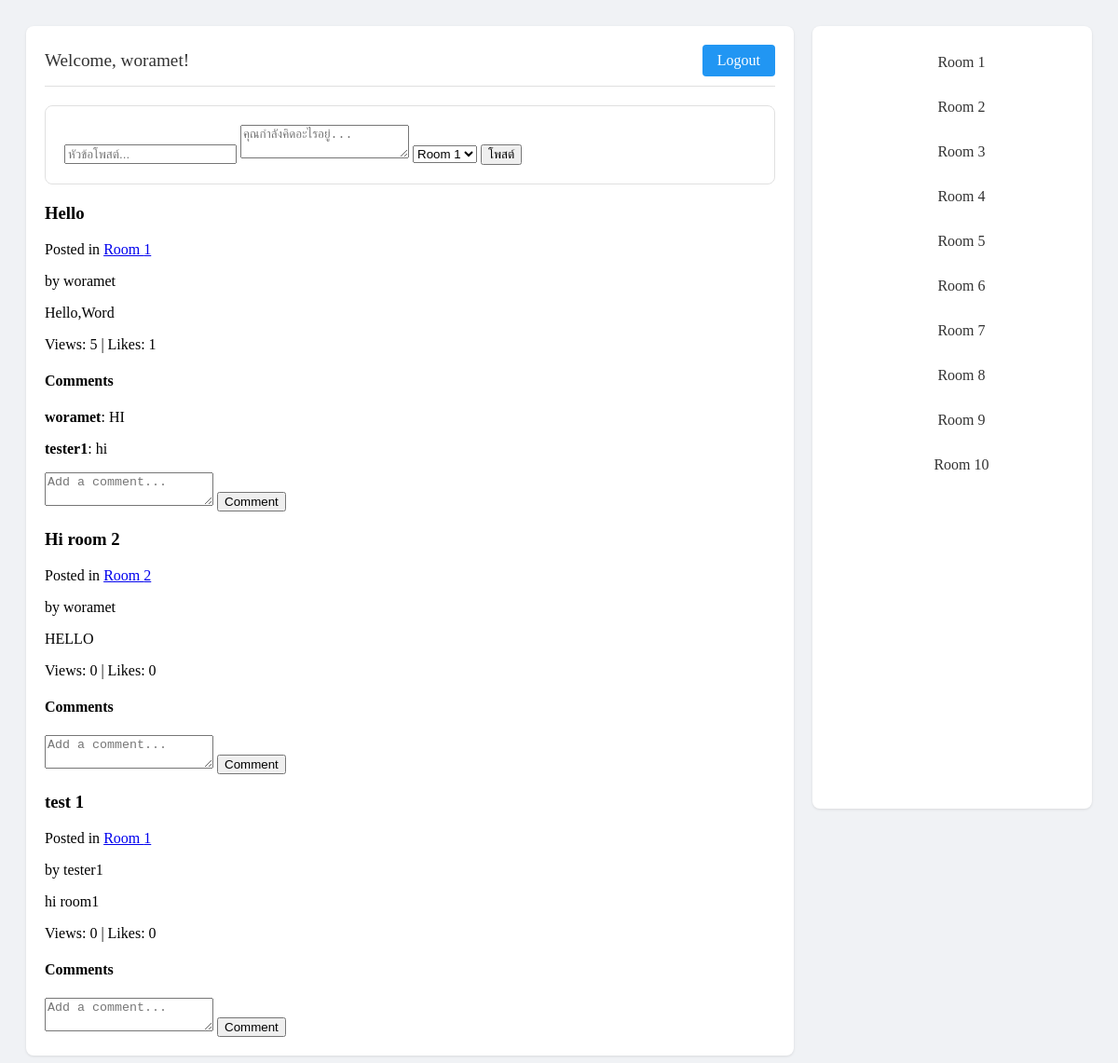
Screenshot of / (signed in) with the database file from the repository.
### models.py (models this page shows, shortened)
class User(UserMixin, db.Model):
    __tablename__ = "user"
    __table_args__ = {"extend_existing": True}
    id = db.Column(db.Integer, primary_key=True)
    username = db.Column(db.String(80), unique=True, nullable=False)
    email = db.Column(db.String(120), unique=True, nullable=False)
    password = db.Column(db.String(120), nullable=False)

class Post(db.Model):
    id = db.Column(db.Integer, primary_key=True)
    content = db.Column(db.Text, nullable=False)
    timestamp = db.Column(db.DateTime, default=datetime.utcnow)
    user_id = db.Column(db.Integer, db.ForeignKey("user.id"), nullable=False)
    room_number = db.Column(db.Integer, nullable=False)
    title = db.Column(db.String(200))
    view_count = db.Column(db.Integer, default=0)
    like_count = db.Column(db.Integer, default=0)
    author = db.relationship("User", backref="posts")
    likes = db.relationship("Like", backref="post", lazy="dynamic")
    comments = db.relationship("Comment", backref="post", lazy=True)

class Comment(db.Model):
    id = db.Column(db.Integer, primary_key=True)
    content = db.Column(db.Text, nullable=False)
    timestamp = db.Column(db.DateTime, default=datetime.utcnow)
    user_id = db.Column(db.Integer, db.ForeignKey("user.id"), nullable=False)
    post_id = db.Column(db.Integer, db.ForeignKey("post.id"), nullable=False)
    author = db.relationship("User", backref="comments")

### routes.py (the view)
    @app.route("/")
    def home():
        posts = Post.query.all()  # ดึงโพสต์ทั้งหมดจากฐานข้อมูล
        return render_template("home.html", posts=posts)

### app.py (called while the page is built)
@login_manager.user_loader
def load_user(user_id):
    with app.app_context():
        return db.session.get(User, int(user_id))

### templates/home.html (shortened to what this page needs)
<!DOCTYPE html>
<html lang="en">
<head>
    <link rel="stylesheet" href="https://cdn.jsdelivr.net/npm/@picocss/pico@1/css/pico.min.css">
</head>
<body>
    <div class="container">
        <main class="main-content">
            <div class="header-section">
                <div class="welcome-text">
                    {% if current_user.is_authenticated %}
                    Welcome, {{ current_user.username }}!
                    {% endif %}
                </div>
                <a href="{{ url_for('logout') }}" class="logout-btn">Logout</a>
            </div>
            <div class="post-box">
                <form method="POST" action="{{ url_for('create_post') }}">
                    <input type="text" name="title" placeholder="หัวข้อโพสต์..." required>
                    <textarea name="content" placeholder="คุณกำลังคิดอะไรอยู่..." required></textarea>
                    <select name="room_number" required>
                        {% for i in range(1, 10) %}
                        <option value="{{ i }}">Room {{ i }}</option>
                        {% endfor %}
                    </select>
                    <button type="submit">โพสต์</button>
                </form>
            </div>
            {% for post in posts %}
            <article>
                <header>
                    <h3>{{ post.title }}</h3>
                    <p>Posted in <a href="{{ url_for('page', number=post.room_number) }}">Room {{ post.room_number
                            }}</a></p>
                    <p>by {{ post.author.username }}</p>
                </header>
                <p>{{ post.content }}</p>
                <footer>
                    <p>Views: {{ post.view_count }} | Likes: {{ post.like_count }}</p>
                </footer>
                <section>
                    <h4>Comments</h4>
                    {% for comment in post.comments %}
                    <div>
                        <p><strong>{{ comment.author.username }}</strong>: {{ comment.content }}</p>
                    </div>
                    {% endfor %}
                    <form method="POST" action="{{ url_for('comment_post', post_id=post.id) }}">
                        <textarea name="content" placeholder="Add a comment..." required></textarea>
                        <button type="submit">Comment</button>
                    </form>
                </section>
            </article>
            {% endfor %}
        </main>
        <nav class="nav-sidebar">
            {% for i in range(1, 11) %}
            <a href="{{ url_for('page', number=i) }}">Room {{ i }}</a>
            {% endfor %}
        </nav>
    </div>
</body>
</html>

### templates/home.html (style rules this page uses)
:root { --primary-color: #2196F3; --secondary-color: #f5f5f5; }
body { background: #f0f2f5; min-height: 100vh; }
.container { max-width: 1200px; margin: 0 auto; padding: 20px; display: grid; grid-template-columns: 1fr 300px; gap: 20px; min-height: 100vh; }
.main-content { background: white; padding: 20px; border-radius: 8px; box-shadow: 0 1px 3px rgba(0, 0, 0, 0.1); overflow-y: auto; }
.post-box { border: 1px solid #e0e0e0; padding: 20px; margin-bottom: 20px; border-radius: 8px; }
.nav-sidebar { background: white; padding: 20px; border-radius: 8px; box-shadow: 0 1px 3px rgba(0, 0, 0, 0.1); height: 100vh; display: flex; flex-direction: column; position: sticky; top: 0; }
.nav-sidebar a { display: block; padding: 10px; margin-bottom: 10px; color: #333; text-decoration: none; border-radius: 4px; text-align: center; width: 100%; }
.header-section { display: flex; justify-content: space-between; align-items: center; margin-bottom: 20px; padding-bottom: 10px; border-bottom: 1px solid #e0e0e0; }
.welcome-text { font-size: 1.2em; color: #333; }
.logout-btn { background: var(--primary-color); color: white; padding: 8px 16px; border-radius: 4px; text-decoration: none; }

### rows the page displays
User: username "woramet"
Post: title "Hello", room_number "1", author.username "woramet", content "Hello,Word", view_count "5", like_count "1"
Comment: author.username "woramet", content "HI"
Comment: author.username "tester1", content "hi"
Post: title "Hi room 2", room_number "2", author.username "woramet", content "HELLO", view_count "0", like_count "0"
Post: title "test 1", room_number "1", author.username "tester1", content "hi room1", view_count "0", like_count "0"

### other values shown
{{ i }} "1" "2" "3" "4" "5" "6" "7" "8" "9" "10"
